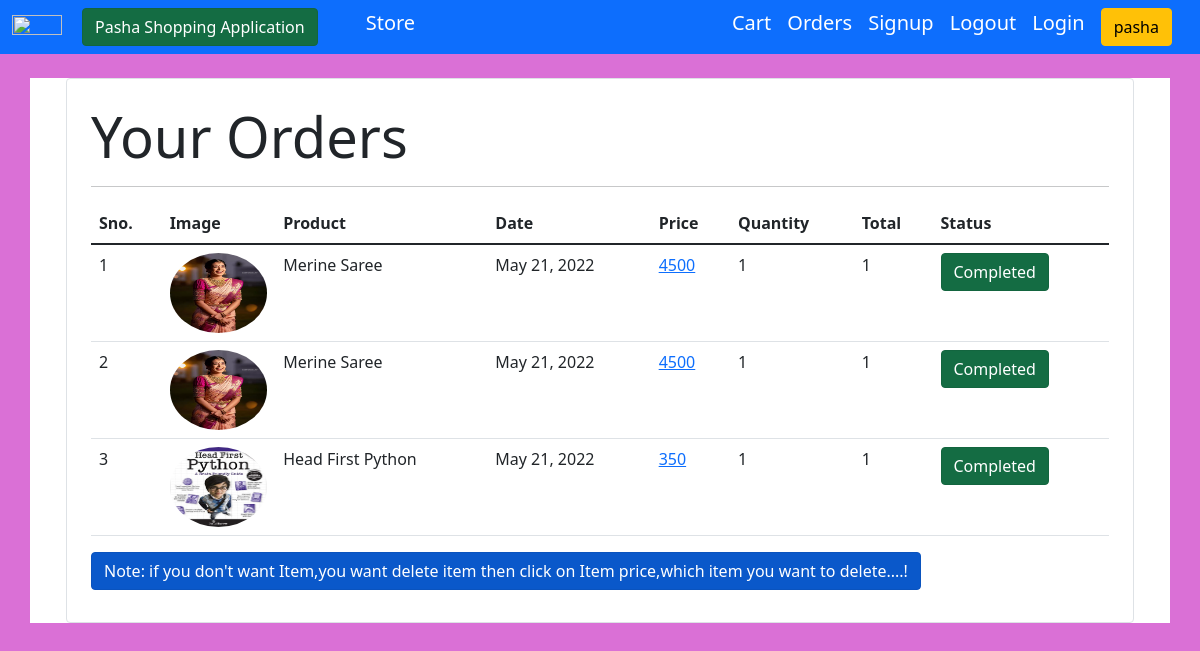
/orderitems/ (signed in), run on the app's committed database.
### testapp/models.py (models this page shows, shortened)
class Order(models.Model):
    product = models.ForeignKey(Products,on_delete=models.CASCADE,related_name='products')
    customer = models.ForeignKey(settings.AUTH_USER_MODEL,on_delete=models.CASCADE,related_name="customers")
    quantity = models.IntegerField(default=1)
    price = models.IntegerField()
    address = models.CharField(max_length=250, default='', blank=True)
    phone = models.CharField(max_length=50, default='', blank=True)
    date = models.DateField(default=datetime.datetime.today)
    status = models.BooleanField(default=False)

class Products(models.Model):
    name = models.CharField(max_length=60)
    price = models.IntegerField(default=0)
    category = models.ForeignKey(Category, on_delete=models.CASCADE, default=1)
    description = models.CharField(max_length=250, default='', blank=True, null=True)
    image = models.ImageField(upload_to='static/images/')

### testapp/views.py (the view)
# urls.py: path('orderitems/', views.orderitems_view),
@login_required
def orderitems_view(request):
    orders = Order.objects.filter(customer__exact=request.user)
    return render(request, "testapp/orderdisp.html",{'orders':orders})

### templates/testapp/orderdisp.html
{% extends 'testapp/base.html' %}
{% block body %}
<div class="container">
   <div class="border rounded p-4 m-4">
        <p class="display-4 pl-4 ml-4">Your Orders</p>
        <hr>
        <table class="table">
            <thead>
                <tr>
                    <th>Sno.</th>
                    <th>Image</th>
                    <th>Product</th>
                    <th>Date</th>
                    <th>Price</th>
                    <th>Quantity</th>
                    <th>Total</th>
                    <th>Status</th>
                </tr>
            </thead>
            <tbody>
                {% for order in orders %}
                <tr>
                    <td>{{forloop.counter}}</td>
                    <td><img style="height: 80px;" class="rounded-circle" src="{{order.product.image.url}}" alt=""></td>
                    <td>{{order.product.name}}</td>
                    <td>{{order.date}}</td>
                    <td><a href="/delorder/{{order.price}}">{{order.price}}</a></td>
                    <td>{{order.quantity}}</td>
                    <td>{{order.quantity}}</td>
                    {% if order.status %}
                    <td><small class="btn  btn-success active">Completed</small></td>
                    {%else%}
                    <td><small class="btn  btn-warning active">Pending</small></td>
                    {% endif %}
                </tr>
                {% endfor %}
            </tbody>
        </table>
       <h6 style="color:white" class="btn btn-primary active" align="center">Note:  if you don't want Item,you want delete item then click on Item price,which item you want to delete....! </h6>
   </div>
</div>
{% endblock %}

### templates/testapp/base.html (shortened to what this page needs)
<!DOCTYPE html>
{% load static %}
{% load cust_filters %}
<html>
  <head>
    <link href="https://cdn.jsdelivr.net/npm/bootstrap@5.1.3/dist/css/bootstrap.min.css" rel="stylesheet">
    <link rel = "stylesheet" href ="{% static 'css/base1.css' %}">
  </head>
  <body>
    <nav class="navbar navbar-expand-sm bg-primary active" ">
      <div class="container-fluid">
        <ul class="navbar-nav">
          <li>
            <a class="navbar-brand" style="color: white;"  href="#" ><img src="https://www.freepnglogos.com/uploads/shopping-cart-png/shopping-cart-svg-png-icon-download-28.png" style="width:50px;height:50px,color:text-light;" />&emsp;<strong class="btn btn-success active">Pasha Shopping Application</strong></a>
          </li>&emsp;&emsp;
          <li class="nav-item">
            <a class="navbar-brand" style="color: white;" href="/home">Store</a>
          </li>
    </ul>
    <ul class="navbar-nav">
      <li>
        <a class="navbar-brand" style="color: white;" href="#">Cart</a>
      </li>
      <li>
        <a class="navbar-brand" style="color: white;" href="/orderitems">Orders</a>
      </li>
      <li>
        <a class="navbar-brand" style="color: white;" href="/signup">Signup</a>
      </li>
      <li>
        <a class="navbar-brand"style="color: white;" href="/accounts/logout/">Logout</a>
      </li>
      <li>
        <a class="navbar-brand"style="color: white;" href="/accounts/login/">Login</a>
      </li>
      <li>
        <a class="navbar-brand" style="color: white;"  href="#"><strong  class="btn btn-warning">{{request.user}}</strong></a>
      </li>
    </ul>
  </div>
</nav>
{% block body %}
{% endblock %}
  </body>
</html>

### static/css/base1.css (style rules this page uses)
body { background-color: orchid; }
img { width: 100%; height: 73%; }
.container { background-color: white; }

### data on the page
Order: product.image (picture), product.name "Merine Saree", date "May 21, 2022", price "4500", quantity "1", status "Completed"
Order: product.image (picture), product.name "Merine Saree", date "May 21, 2022", price "4500", quantity "1", status "Completed"
Order: product.image (picture), product.name "Head First Python", date "May 21, 2022", price "350", quantity "1", status "Completed"

### other printed values
{{ request.user }} "pasha"
